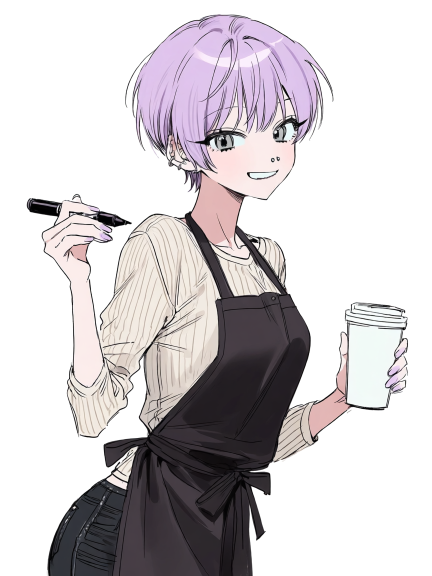
#> input picture assets/chara/npc/sophie.png, 864 x 1152 px (shown at 1/2 size)
$ python fix_sophie_tongue.py
#> lines starting #> are read from the running program, lines starting #| are printed output that depends on the picture; after the words box and inside, x2 and y2 are one past the last pixel; in counts of white or black regions, pixels touching at a corner belong together
# Sophie 立绘去掉舌头（素材文件名备注“sophie，舌头去了”）：把伸出下唇的舌头涂成周围的肤色，补上下唇线，嘴里补成牙齿色。
# 只改 assets/chara/npc/sophie.png；import_assets.py 重新复制原图以后要再跑一次：python3 tools/fix_sophie_tongue.py（在 game/ 下）
import os
from PIL import Image, ImageDraw, ImageFilter
os.chdir(os.path.join(os.path.dirname(os.path.abspath(__file__)), ".."))
P = "assets/chara/npc/sophie.png"
im = Image.open(P).convert("RGBA")
#> im is the input picture: PIL image 864x1152 RGBA; mean R, G, B, A 206.1, 201.8, 204.5, 109.6
skin, teeth, ink = (250, 234, 233, 255), (238, 250, 250, 255), (52, 40, 48, 255)
layer = im.copy(); d = ImageDraw.Draw(layer)
mask = Image.new("L", im.size, 0); m = ImageDraw.Draw(mask)
#> after `mask = Image.new('L', im.size, 0)`: mask: PIL image 864x1152 L; every value is 0
tongue = [(517, 357), (530, 354), (546, 349), (552, 351), (551, 366), (546, 375), (539, 377), (528, 371), (515, 362)]
mouth = [(519, 355), (533, 352), (548, 346), (551, 343), (552, 348), (546, 351), (533, 355), (520, 358)]
lip = [(514, 357), (522, 357.5), (534, 355), (544, 351.5), (551, 347)]
# 1. 舌头和它的黑边（下唇以下的部分）→ 肤色；2. 原来被舌头盖住的嘴里 → 牙齿色；3. 补下唇线
d.polygon(tongue, fill=skin); d.polygon(mouth, fill=teeth); d.line(lip, fill=ink, width=3, joint="curve")
m.polygon(tongue, fill=255); m.polygon(mouth, fill=255); m.line(lip, fill=255, width=5)
mask = mask.filter(ImageFilter.MaxFilter(3))
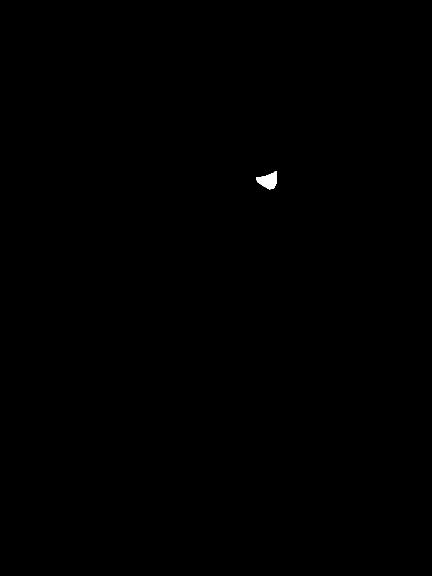
#> mask: PIL image 864x1152 L (shown at 1/2 size); 0.09% white; 1 white region, box (x1, y1, x2, y2) and area: (513, 342, 554, 379) 930
# 只柔化改过的像素，透明度保持原图（不碰脸的轮廓线）
soft = layer.filter(ImageFilter.GaussianBlur(0.6))
alpha = im.getchannel("A")
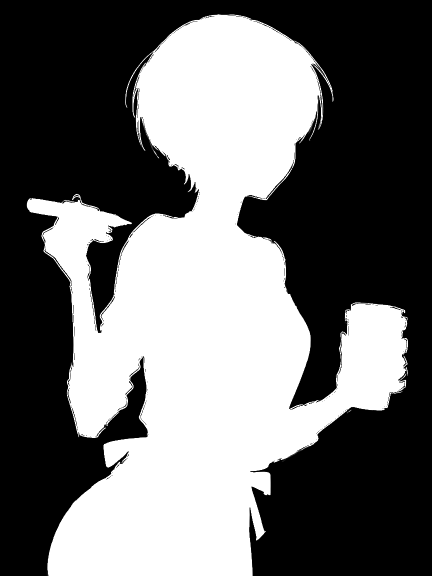
#> alpha: PIL image 864x1152 L (shown at 1/2 size); min 0, max 255, mean 109.6
im = Image.composite(soft, im, mask)
im.putalpha(alpha)
im.save(P, optimize=True)
print("sophie.png：舌头已去掉")

$ run again, with assets/chara/npc/ben.png copied over assets/chara/npc/sophie.png
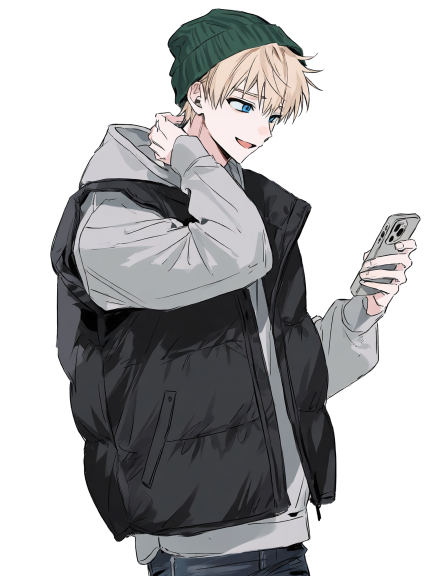
#> input picture assets/chara/npc/ben.png, 864 x 1152 px (shown at 1/2 size)
#> im is the input picture: PIL image 864x1152 RGBA; mean R, G, B, A 177.4, 177.7, 178.7, 128.6
#> `alpha = im.getchannel("A")`:
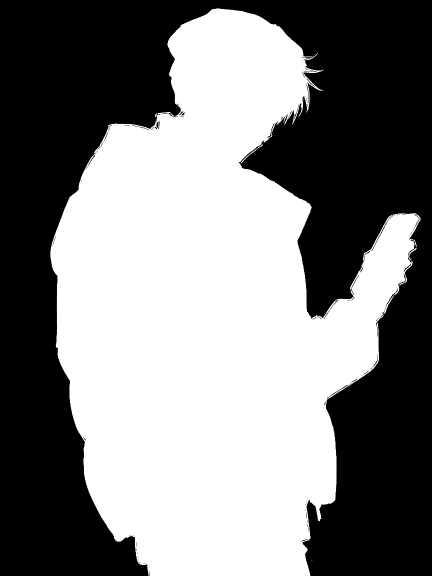
#> alpha: PIL image 864x1152 L (shown at 1/2 size); min 0, max 255, mean 128.6

$ run again, with assets/chara/npc/chen_jianguo.png copied over assets/chara/npc/sophie.png
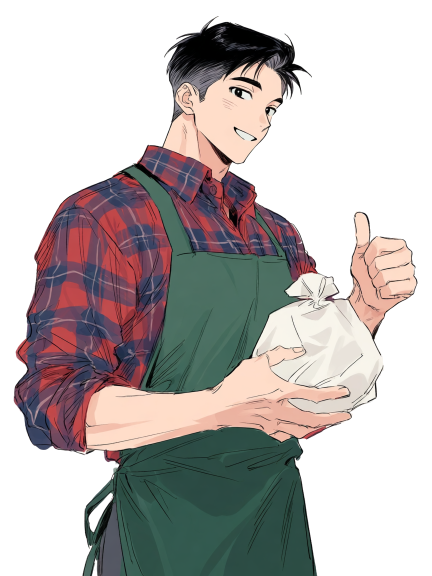
#> input picture assets/chara/npc/chen_jianguo.png, 864 x 1152 px (shown at 1/2 size)
#> im is the input picture: PIL image 864x1152 RGBA; mean R, G, B, A 186.4, 180.6, 179.2, 131.4
#> `alpha = im.getchannel("A")`:
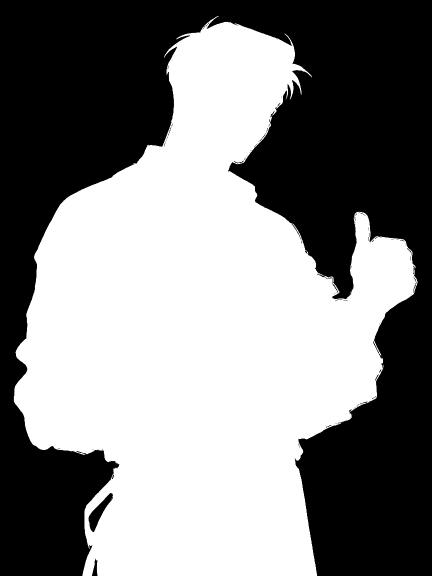
#> alpha: PIL image 864x1152 L (shown at 1/2 size); min 0, max 255, mean 131.4

$ run again, with assets/chara/npc/chen_siqi.png copied over assets/chara/npc/sophie.png
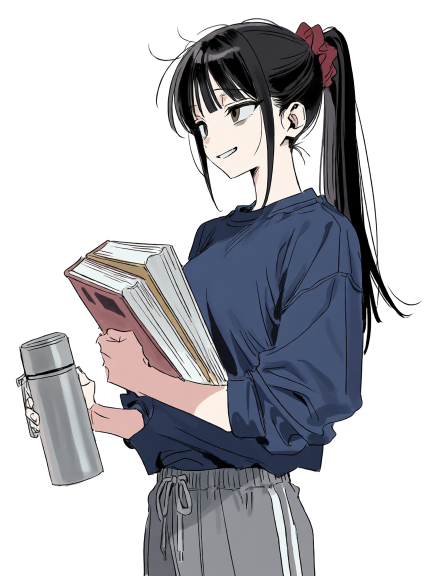
#> input picture assets/chara/npc/chen_siqi.png, 864 x 1152 px (shown at 1/2 size)
#> im is the input picture: PIL image 864x1152 RGBA; mean R, G, B, A 181.9, 182.1, 187, 120.2
#> `alpha = im.getchannel("A")`:
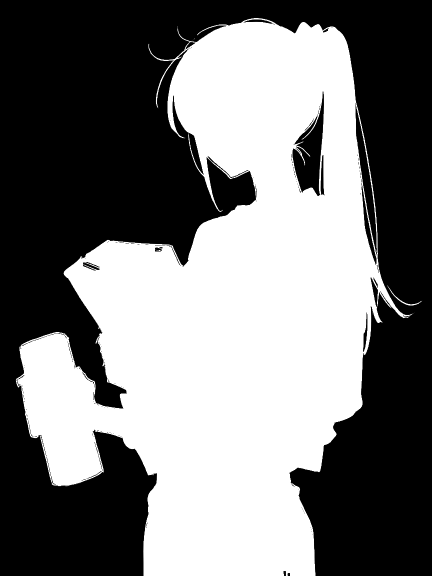
#> alpha: PIL image 864x1152 L (shown at 1/2 size); min 0, max 255, mean 120.2
